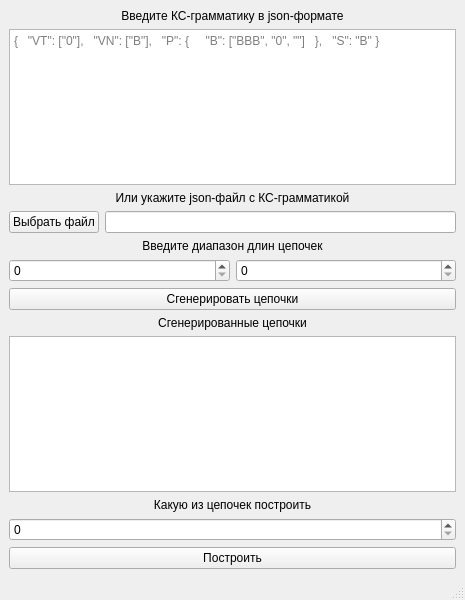
<?xml version="1.0" encoding="UTF-8"?>
<ui version="4.0">
 <class>MainWindow</class>
 <widget class="QMainWindow" name="MainWindow">
  <property name="geometry">
   <rect>
    <x>0</x>
    <y>0</y>
    <width>465</width>
    <height>600</height>
   </rect>
  </property>
  <property name="windowTitle">
   <string>Построение дерева по КС-грамматике</string>
  </property>
  <widget class="QWidget" name="centralwidget">
   <layout class="QVBoxLayout" name="verticalLayout">
    <item>
     <widget class="QLabel" name="label">
      <property name="text">
       <string>Введите КС-грамматику в json-формате</string>
      </property>
      <property name="alignment">
       <set>Qt::AlignCenter</set>
      </property>
     </widget>
    </item>
    <item>
     <widget class="QTextEdit" name="gramText">
      <property name="placeholderText">
       <string>{   &quot;VT&quot;: [&quot;0&quot;],   &quot;VN&quot;: [&quot;B&quot;],   &quot;P&quot;: {     &quot;B&quot;: [&quot;BBB&quot;, &quot;0&quot;, &quot;&quot;]   },   &quot;S&quot;: &quot;B&quot; } </string>
      </property>
     </widget>
    </item>
    <item>
     <widget class="QLabel" name="label_2">
      <property name="text">
       <string>Или укажите json-файл с КС-грамматикой</string>
      </property>
      <property name="alignment">
       <set>Qt::AlignCenter</set>
      </property>
     </widget>
    </item>
    <item>
     <layout class="QHBoxLayout" name="horizontalLayout">
      <item>
       <widget class="QPushButton" name="pathButton">
        <property name="text">
         <string>Выбрать файл</string>
        </property>
       </widget>
      </item>
      <item>
       <widget class="QLineEdit" name="pathLine"/>
      </item>
     </layout>
    </item>
    <item>
     <widget class="QLabel" name="label_3">
      <property name="text">
       <string>Введите диапазон длин цепочек</string>
      </property>
      <property name="alignment">
       <set>Qt::AlignCenter</set>
      </property>
     </widget>
    </item>
    <item>
     <layout class="QHBoxLayout" name="horizontalLayout_2">
      <item>
       <widget class="QSpinBox" name="rangeSpin1"/>
      </item>
      <item>
       <widget class="QSpinBox" name="rangeSpin2"/>
      </item>
     </layout>
    </item>
    <item>
     <widget class="QPushButton" name="treeButton">
      <property name="text">
       <string>Сгенерировать цепочки</string>
      </property>
     </widget>
    </item>
    <item>
     <widget class="QLabel" name="label_4">
      <property name="text">
       <string>Сгенерированные цепочки</string>
      </property>
      <property name="alignment">
       <set>Qt::AlignCenter</set>
      </property>
     </widget>
    </item>
    <item>
     <widget class="QTextEdit" name="textEdit">
      <property name="enabled">
       <bool>true</bool>
      </property>
      <property name="readOnly">
       <bool>true</bool>
      </property>
     </widget>
    </item>
    <item>
     <widget class="QLabel" name="label_5">
      <property name="text">
       <string>Какую из цепочек построить</string>
      </property>
      <property name="alignment">
       <set>Qt::AlignCenter</set>
      </property>
     </widget>
    </item>
    <item>
     <widget class="QSpinBox" name="spinBox"/>
    </item>
    <item>
     <widget class="QPushButton" name="pushButton">
      <property name="text">
       <string>Построить</string>
      </property>
     </widget>
    </item>
   </layout>
  </widget>
  <widget class="QMenuBar" name="menubar">
   <property name="geometry">
    <rect>
     <x>0</x>
     <y>0</y>
     <width>465</width>
     <height>22</height>
    </rect>
   </property>
  </widget>
  <widget class="QStatusBar" name="statusbar"/>
 </widget>
 <resources/>
 <connections/>
</ui>
